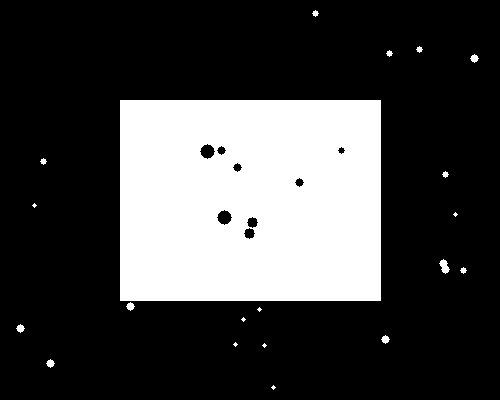
#> input picture Task10/sekil.jpg, 500 x 400 px
$ python Task10.py
#> lines starting #> are read from the running program, lines starting #| are printed output that depends on the picture; after the words box and inside, x2 and y2 are one past the last pixel; in counts of white or black regions, pixels touching at a corner belong together


import cv2
import numpy as np

# Orijinal resmi oku
orijinal = cv2.imread('sekil.jpg')
#> orijinal is the input picture: shape (400, 500, 3); min 0, max 255, mean 66.8

# Morfolojik işlemler genelde binary/gri görüntüler üzerinde yapılır
gri = cv2.cvtColor(orijinal, cv2.COLOR_BGR2GRAY)
_, binary = cv2.threshold(gri, 127, 255, cv2.THRESH_BINARY)
#> binary: shape (400, 500); 26.2% white; 20 white regions (7 under 20 px), largest, box (x1, y1, x2, y2) and area: (120, 100, 381, 301) 51825, (439, 259, 450, 274) 93, (470, 54, 479, 63) 49

# Kernel (yapılandırma elemanı) tanımla
kernel = np.ones((5, 5), np.uint8)

# --- 1. Erozyon (Erosion) ---
# Nesnenin sınırlarını aşındırır, küçültür
erozyon = cv2.erode(binary, kernel, iterations=1)
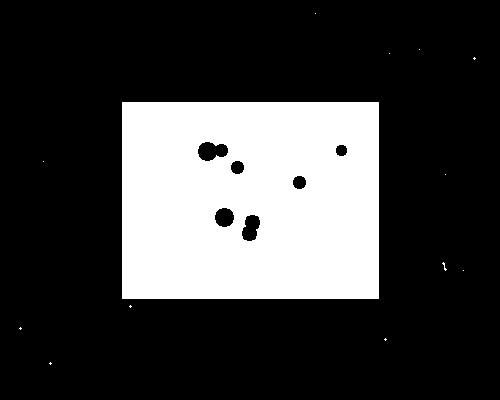
#> erozyon: shape (400, 500); 24.6% white; 13 white regions (12 under 20 px), largest, box (x1, y1, x2, y2) and area: (122, 102, 379, 299) 49215

# --- 2. Genişleme (Dilation) ---
# Nesnenin sınırlarını genişletir, büyütür
genisleme = cv2.dilate(binary, kernel, iterations=1)
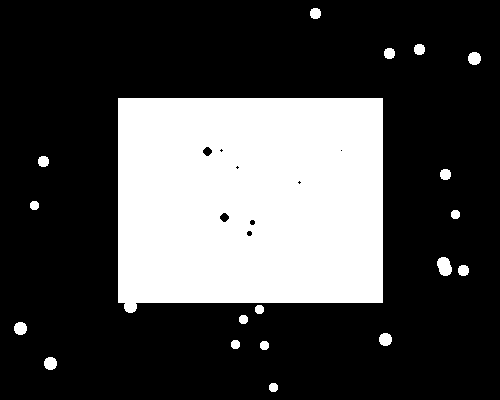
#> genisleme: shape (400, 500); 28.1% white; 19 white regions, largest, box (x1, y1, x2, y2) and area: (118, 98, 383, 313) 54265, (437, 257, 452, 276) 217, (468, 52, 481, 65) 137

# --- 3. Açma (Opening) ---
# Önce erozyon, sonra genişleme -> küçük gürültüleri (noise) temizler
acma = cv2.morphologyEx(binary, cv2.MORPH_OPEN, kernel)
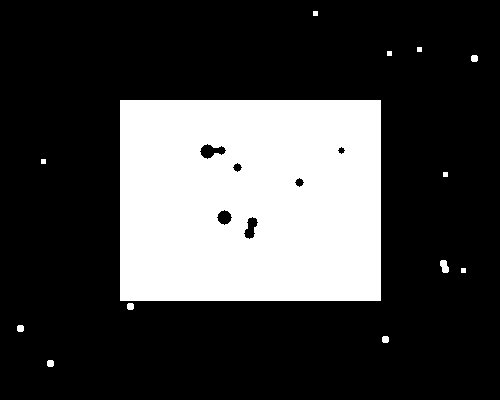
#> acma: shape (400, 500); 26.1% white; 13 white regions, largest, box (x1, y1, x2, y2) and area: (120, 100, 381, 301) 51795, (440, 260, 449, 273) 87, (471, 55, 478, 62) 45

# Sonuçları göster
cv2.imshow('Orijinal (Binary)', binary)
cv2.imshow('Erozyon', erozyon)
cv2.imshow('Genisleme', genisleme)
cv2.imshow('Acma', acma)

cv2.waitKey(0)
cv2.destroyAllWindows()
